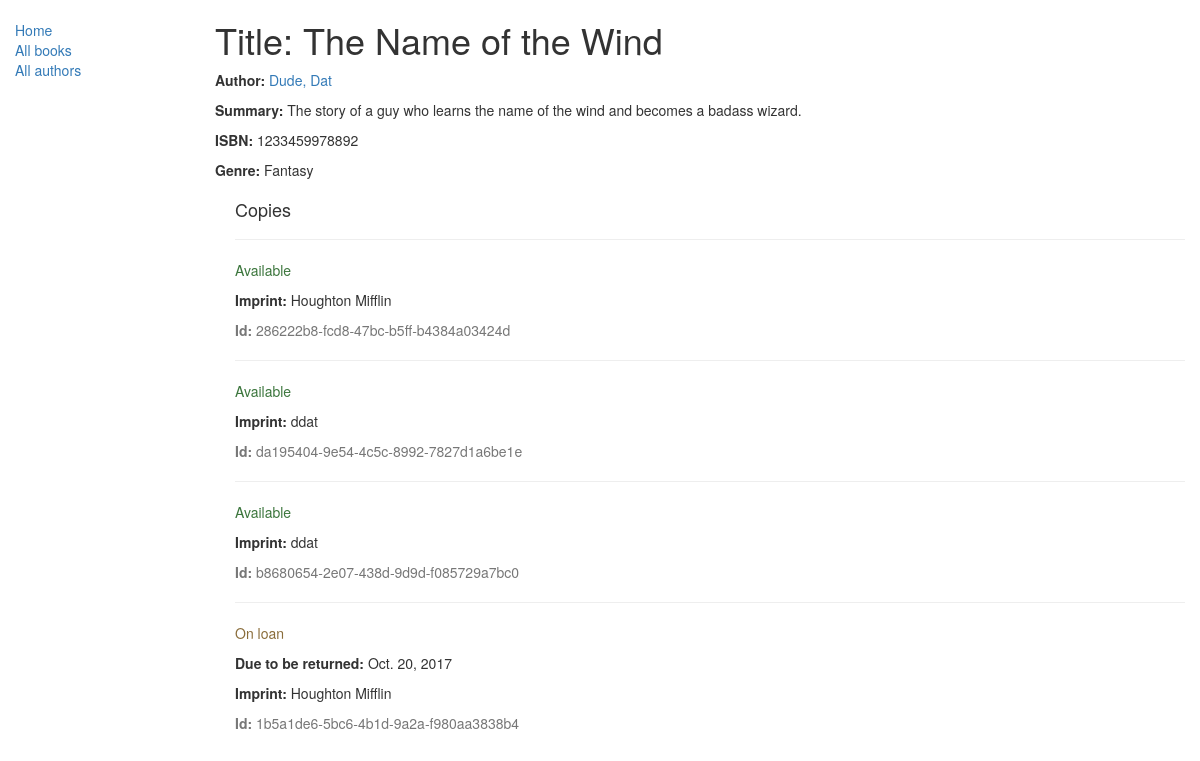
/catalog/book/1, run on the app's committed database.
### catalog/models.py (models this page shows, shortened)
class Book(models.Model):
    title = models.CharField(max_length=200)
    author = models.ForeignKey('Author', on_delete=models.SET_NULL, null=True)
    summary = models.TextField(max_length=1000, help_text="Enter a brief description of the book")
    isbn = models.CharField('ISBN',max_length=13, help_text='13 Character <a href="https://www.isbn-international.org/content/what-isbn">ISBN number</a>')
    genre = models.ManyToManyField(Genre, help_text="Select a genre for this book")
    def display_genre(self):
      return ', '.join([genre.name for genre in self.genre.all()[:3]])
    display_genre.short_description = 'Genre'

class Author(models.Model):
    first_name = models.CharField(max_length=100)
    last_name = models.CharField(max_length=100)
    date_of_birth = models.DateField(null=True, blank=True)
    date_of_death = models.DateField('Died', null=True, blank=True)
    def __str__(self):
        return '%s, %s' % (self.last_name, self.first_name)

class Genre(models.Model):
    name = models.CharField(max_length=200, help_text="Enter a book genre (e.g. Science Fiction, French Poetry etc.)")
    def __str__(self):
        return self.name

class BookInstance(models.Model):
    id = models.UUIDField(primary_key=True, default=uuid.uuid4, help_text="Unique ID for this particular book across whole library")
    book = models.ForeignKey('Book', on_delete=models.SET_NULL, null=True)
    imprint = models.CharField(max_length=200)
    due_back = models.DateField(null=True, blank=True)
    LOAN_STATUS = (
        ('m', 'Maintenance'),
        ('o', 'On loan'),
        ('a', 'Available'),
        ('r', 'Reserved'),
    )
    status = models.CharField(max_length=1, choices=LOAN_STATUS, blank=True, default='m', help_text='Book availability')
    class Meta:
        ordering = ["due_back"]

### catalog/views.py (the view)
# urls.py: url(r'^book/(?P<pk>\d+)$', views.BookDetailView.as_view(), name='book-detail'),
class BookDetailView(generic.DetailView):
  model = Book

### catalog/templates/catalog/book_detail.html
{% extends "base_generic.html" %}
{% block content %}
  <h1>Title: {{ book.title }}</h1>
  <p><strong>Author:</strong> <a href="">{{ book.author}}</a></p>
  <p><strong>Summary:</strong> {{ book.summary}}</p>
  <p><strong>ISBN:</strong> {{ book.isbn }}</p>
  <p><strong>Genre:</strong> {% for genre in book.genre.all %} {{ genre}}{% if not forloop.last %}, {% endif %}{% endfor %}</p>
  <div style="margin-left:20px;margin-top:20px">
    <h4>Copies</h4>
    {% for copy in book.bookinstance_set.all %}
    <hr>
    <p class="{% if copy.status == 'a' %}text-success{% elif copy.status == 'd' %}text-danger{% else %}text-warning{% endif %}">{{ copy.get_status_display }}</p>
    {% if copy.status != 'a' %}<p><strong>Due to be returned:</strong> {{ copy.due_back }}</p>{% endif %}
    <p><strong>Imprint:</strong> {{copy.imprint}}</p>
    <p class="text-muted"><strong>Id:</strong> {{copy.id}}</p>
    {% endfor %}
  </div>
{% endblock %}

### catalog/templates/base_generic.html (shortened to what this page needs)
<!DOCTYPE html>
<html lang="en">
<head>
  <link rel="stylesheet" href="https://maxcdn.bootstrapcdn.com/bootstrap/3.3.7/css/bootstrap.min.css">
  {% load static %}
  <link rel="stylesheet" href="{% static 'css/styles.css' %}">
</head>
<body>
  <div class="container-fluid">
    <div class="row">
      <div class="col-sm-2">
      {% block sidebar %}
      <ul class="sidebar-nav">
        <li><a href="{% url 'index' %}">Home</a></li>
        <li><a href="{% url 'books' %}">All books</a></li>
        <li><a href="">All authors</a></li>
      </ul>
      {% endblock %}
    </div>
    <div class="col-sm-10">
    {% block content %}{% endblock %}
    </div>
  </div>
</div>
</body>
</html>

### catalog/static/css/styles.css (style rules this page uses)
.sidebar-nav { margin-top: 20px; padding: 0; list-style: none; }

### data on the page
Book: title "The Name of the Wind", author "Dude, Dat", summary "The story of a guy who learns the name of the wind and becomes a badass wizard.", isbn "1233459978892"
Genre: name "Fantasy"
BookInstance: status "Available", imprint "Houghton Mifflin", id "286222b8-fcd8-47bc-b5ff-b4384a03424d"
BookInstance: status "Available", imprint "ddat", id "da195404-9e54-4c5c-8992-7827d1a6be1e"
BookInstance: status "Available", imprint "ddat", id "b8680654-2e07-438d-9d9d-f085729a7bc0"
BookInstance: status "On loan", due_back "Oct. 20, 2017", imprint "Houghton Mifflin", id "1b5a1de6-5bc6-4b1d-9a2a-f980aa3838b4"
